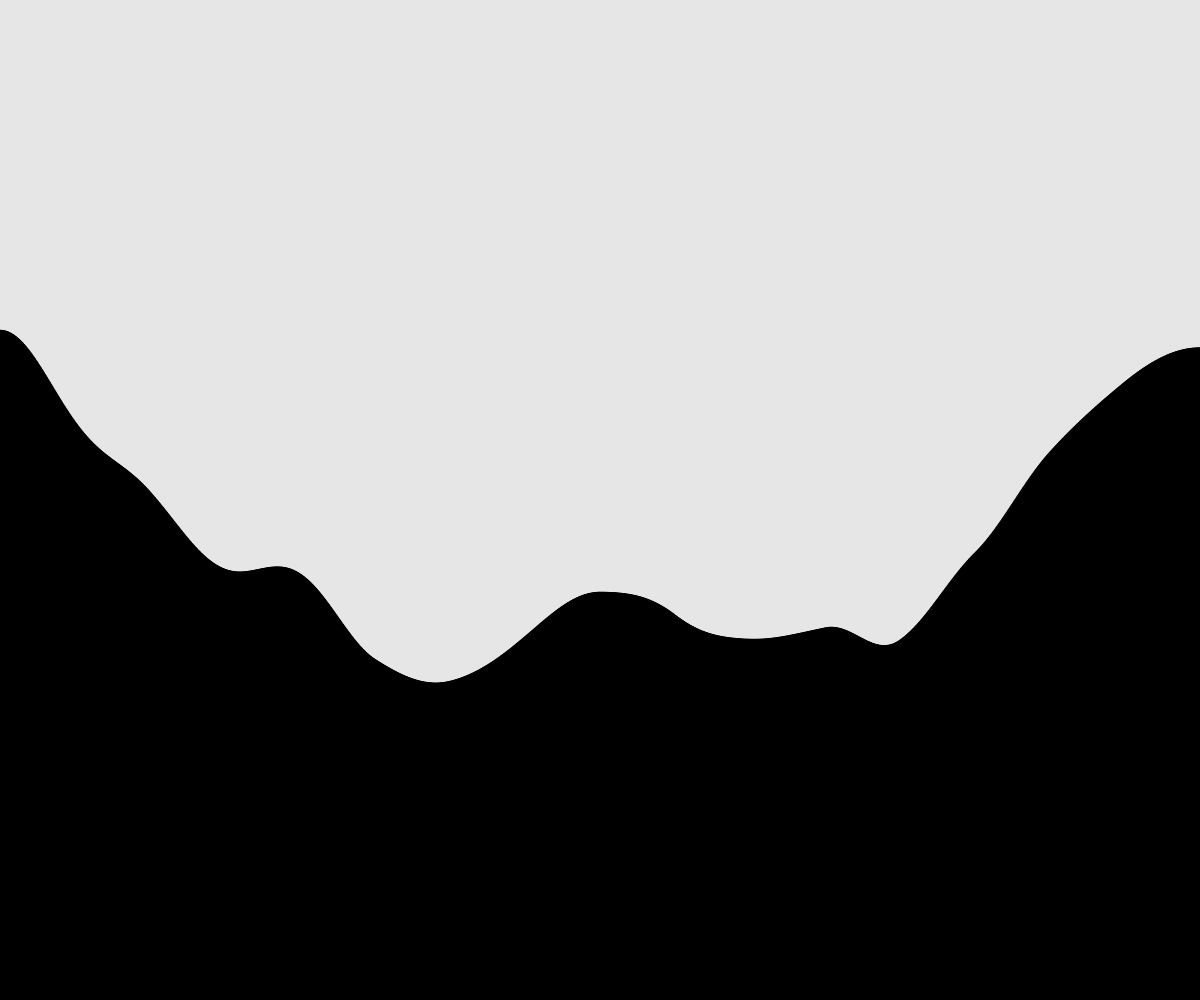
Frame 1 (no input)
Frame 60 (no input): identical to frame 1, image omitted
Frame 120 (the mouse pressed at the canvas centre since frame 60): identical to frame 1, image omitted

The p5.js sketch that drew this single still picture (run headless with seeded random() and noise() and a simulated clock; from frame 60 on, the mouse is pressed at the canvas centre):

// p5.js sketch
// ── sketch.js
// Terrain Generation

let terrain = [];
const NUMBER_OF_RECTS = 2000;

function setup() {
  createCanvas(windowWidth, windowHeight);
  let widthOfRect = width/NUMBER_OF_RECTS;
  generateTerrain(widthOfRect);
}

function draw() {
  background(230);

  for (let someRect of terrain){
    fill(0);
    rect(someRect.x, someRect.y, someRect.w, someRect.h);
  }
}

function generateTerrain(widthOfRect) {
  let time = 0;
  let deltaTime = 0.001;
  for (let x = 0; x < width; x += widthOfRect){
    let theHeight = noise(time) * height;
    let someRect = spawnRectangle(x, theHeight, widthOfRect);
    terrain.push(someRect);
    time += deltaTime;
  }
}

function spawnRectangle(leftSide, rectHeight, rectWidth) {
  let theRect = {
    x: leftSide,
    y: height - rectHeight,
    w: rectWidth,
    h: rectHeight,
  };

  return theRect;
}
